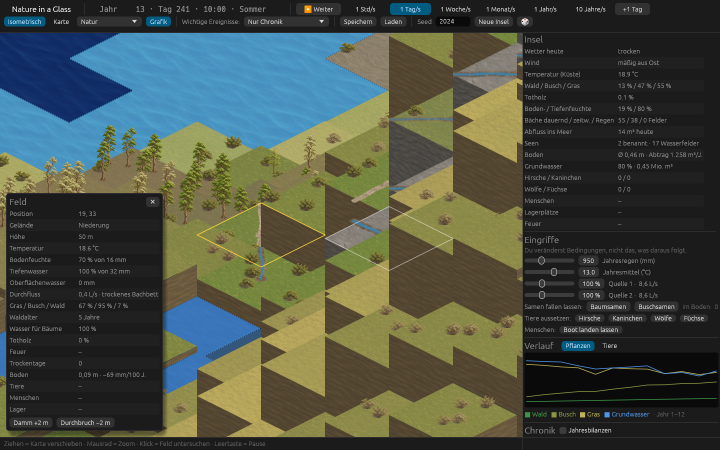
#> input picture art/nature/stream-beds-style-b/nachher-zoom16.png, 1440 x 900 px (shown at 1/2 size)
$ python -i export_stream_beds.py   (imports and definitions only)
#> lines starting #> are read from the running program, lines starting #| are printed output that depends on the picture
"""Nasse/trockene Bachstücke mit festen Anschlussquerschnitten exportieren."""
import hashlib
import json
from pathlib import Path

import numpy as np
from PIL import Image, ImageDraw, ImageFont

ROOT = Path(__file__).resolve().parents[2]
ART = ROOT / 'art/nature/stream-beds-style-b'
WATER = ROOT / 'assets/nature/water'
CONFIG = ART / 'config.json'
ENDPOINTS = {'n': (0, 0), 'ne': (.5, 0), 'e': (1, 0), 'se': (1, .5),
             's': (1, 1), 'sw': (.5, 1), 'w': (0, 1), 'nw': (0, .5)}
OPPOSITE = {'n': 's', 'ne': 'sw', 'e': 'w', 'se': 'nw'}


def sha(path):
    return hashlib.sha256(path.read_bytes()).hexdigest()


# [127 lines left out: functions geometry, material, export, not called in this run]


def proof(images):
    font = ImageFont.truetype('DejaVuSans.ttf', 17)
    sheet = Image.new('RGB', (1440, 60 + 6 * 210), '#344032')
    draw = ImageDraw.Draw(sheet)
    draw.text((10, 12), 'Bachstücke / vergrößerter Kontaktbogen, keine Spielaufnahme', font=font, fill='#eadfc8')
    for row, (state, strength) in enumerate([(s, n) for s in ('wet', 'dry') for n in range(3)]):
        for col, direction in enumerate(['c'] + list(ENDPOINTS)):
            x, y = col * 160, 60 + row * 210
            draw.text((x + 5, y + 3), f'{state} {strength} {direction}', font=font, fill='#eadfc8')
            image = images[f'stream_{state}_{strength}_{direction}'].resize((256, 128), Image.Resampling.NEAREST)
            # Spalten überlappen nicht: zur Prüfung jeden Quellausschnitt
            # genau einmal und ohne Begrenzung auf das Motiv vergrößern.
            image = image.resize((152, 76), Image.Resampling.NEAREST)
            sheet.paste(image, (x + 4, y + 55), image)
    sheet.save(ART / 'parts-contact.png')
    joins = Image.new('RGB', (1600, 60 + 6 * 300), '#344032')
    draw = ImageDraw.Draw(joins)
    draw.text((12, 12), 'Gegenstücke auf gleicher Höhe / synthetische Anschlussprobe', font=font, fill='#eadfc8')
    directions = ['n', 'ne', 'e', 'se']
    offsets = {'n': (0, -64), 'ne': (64, -32), 'e': (128, 0), 'se': (64, 32)}
    ground = Image.open(ROOT / 'assets/nature/ground/ground_soil_0.png').convert('RGBA').resize((128, 64), Image.Resampling.LANCZOS)
    for row, (state, strength) in enumerate([(s, n) for s in ('wet', 'dry') for n in range(3)]):
        for col, direction in enumerate(directions):
            panel = Image.new('RGBA', (320, 230), (52, 64, 50, 255))
            a = (50, 90)
            delta = offsets[direction]
            b = (a[0] + delta[0], a[1] + delta[1])
            for at in (a, b):panel.alpha_composite(ground, at)
            for at, part in [(a, 'c'), (b, 'c'), (a, direction), (b, OPPOSITE[direction])]:
                panel.alpha_composite(images[f'stream_{state}_{strength}_{part}'], at)
            x, y = col * 400, 60 + row * 300
            draw.text((x + 8, y + 5), f'{state} {strength} / {direction}-{OPPOSITE[direction]}', font=font, fill='#eadfc8')
            shown = panel.convert('RGB').resize((384, 276), Image.Resampling.NEAREST)
            joins.paste(shown, (x + 8, y + 22))
    joins.save(ART / 'joins-contact.png')
    junctions = Image.new('RGB', (1800, 60 + 6 * 210), '#344032')
    draw = ImageDraw.Draw(junctions)
    draw.text((12, 12), 'Mittelstück plus Halbstücke / echte Überlagerungsreihenfolge / keine Spielaufnahme', font=font, fill='#eadfc8')
    configurations = [('n', 's'), ('ne', 'se'), ('n', 'e'), ('n', 'se', 'sw'), ('ne', 'e', 's', 'nw'), tuple(ENDPOINTS)]
    ground = Image.open(ROOT / 'assets/nature/ground/ground_grass_wet_0.png').convert('RGBA')
    for row, (state, strength) in enumerate([(s, n) for s in ('wet', 'dry') for n in range(3)]):
        for col, connected in enumerate(configurations):
            x, y = col * 300, 60 + row * 210
            draw.text((x + 6, y + 5), f'{state} {strength} / ' + ','.join(connected), font=font, fill='#eadfc8')
            combined = images[f'stream_{state}_{strength}_c'].copy()
            for d in ENDPOINTS:
                if d in connected:
                    combined.alpha_composite(images[f'stream_{state}_{strength}_{d}'])
            shown = combined.resize((256, 128), Image.Resampling.NEAREST)
            junctions.paste(ground, (x + 22, y + 38), ground)
            junctions.paste(shown, (x + 22, y + 38), shown)
    junctions.save(ART / 'junctions-contact.png')


# [2 lines not run here, left out]

>>> import cv2
>>> picture = cv2.imread('../../art/nature/stream-beds-style-b/nachher-zoom16.png', cv2.IMREAD_GRAYSCALE)
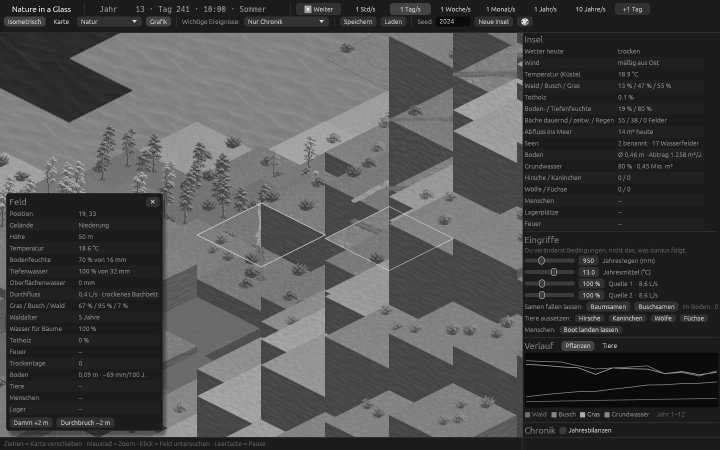
#> picture: shape (900, 1440) (shown at 1/2 size); min 10, max 255, mean 75.3
>>> result = proof(picture)
#> in proof, `sheet = Image.new('RGB', (1440, 60 + 6 * 210), '#344032')`:
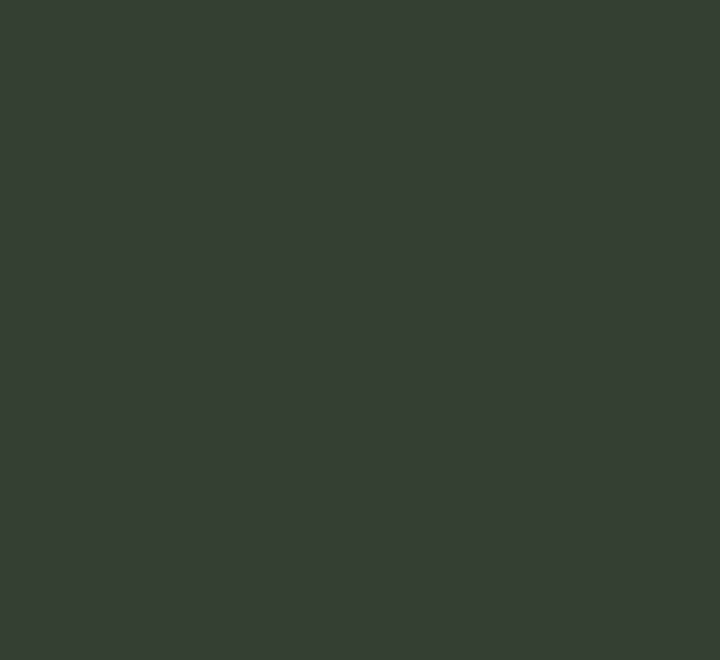
#> sheet: PIL image 1440x1320 RGB (shown at 1/2 size); mean R, G, B 52, 64, 50
#> (the run stopped early here; a loop or call above may not have finished)

$ run again, on art/nature/stream-beds-style-b/vorher-zoom32.png
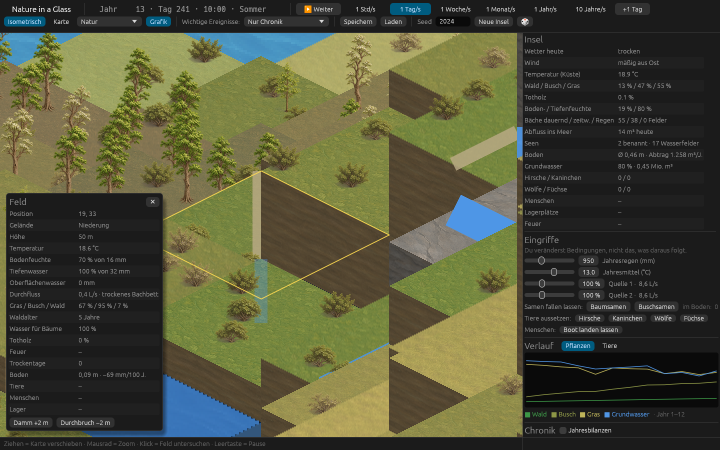
#> input picture art/nature/stream-beds-style-b/vorher-zoom32.png, 1440 x 900 px (shown at 1/2 size)
#> `picture = cv2.imread('../../art/nature/stream-beds-style-b/nachher-zoo..`:
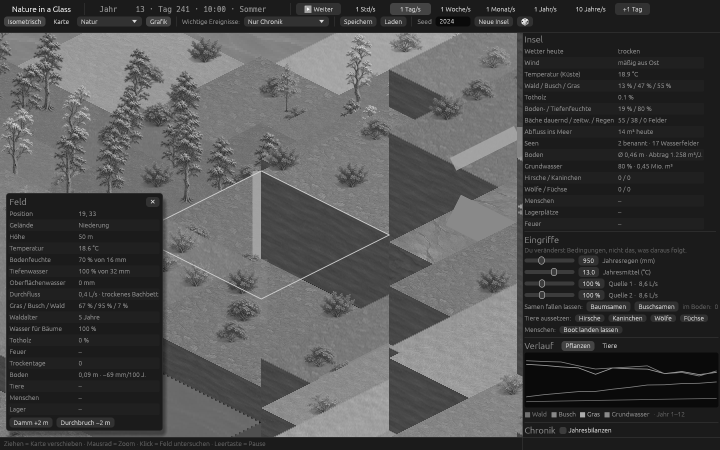
#> picture: shape (900, 1440) (shown at 1/2 size); min 1, max 255, mean 77.8

$ run again, on art/nature/stream-beds-style-b/vorher-zoom4.png
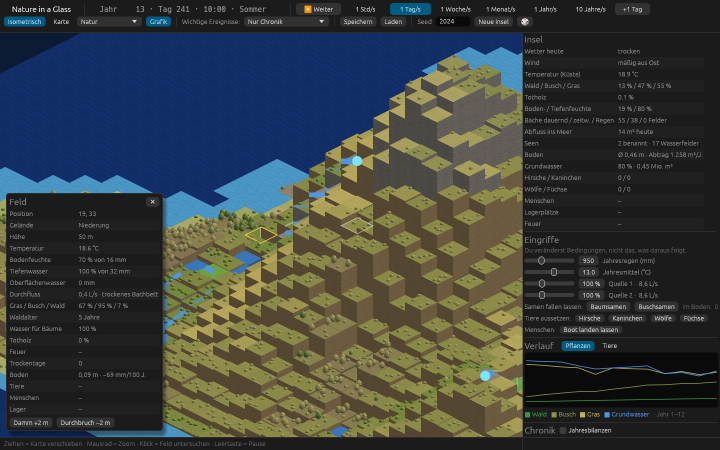
#> input picture art/nature/stream-beds-style-b/vorher-zoom4.png, 1440 x 900 px (shown at 1/2 size)
#> `picture = cv2.imread('../../art/nature/stream-beds-style-b/nachher-zoo..`:
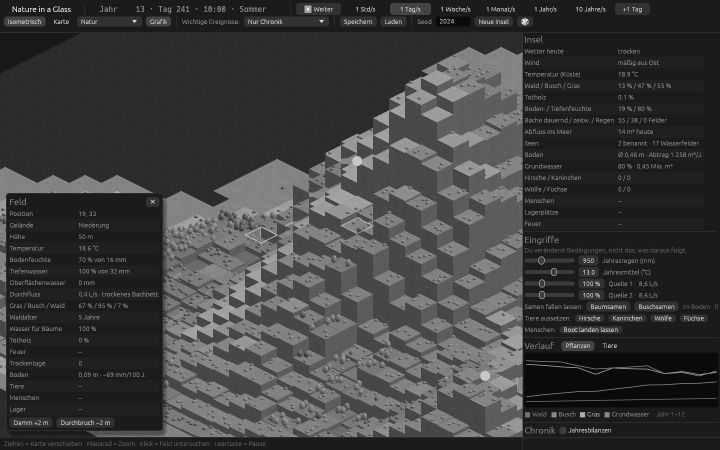
#> picture: shape (900, 1440) (shown at 1/2 size); min 10, max 255, mean 61.5
